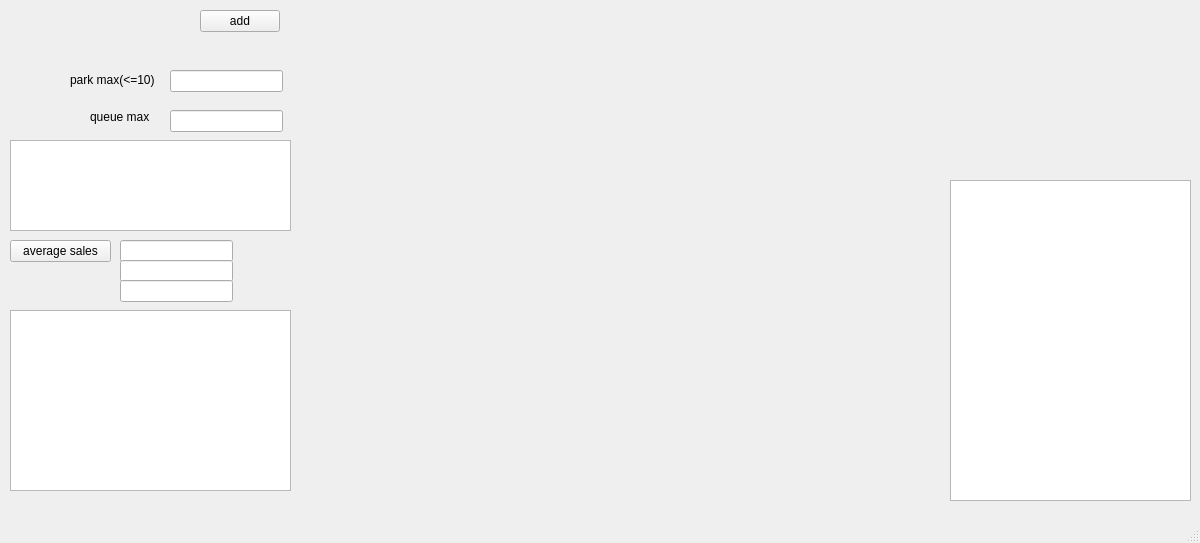
<?xml version="1.0" encoding="UTF-8"?>
<ui version="4.0">
 <class>MainWindow</class>
 <widget class="QMainWindow" name="MainWindow">
  <property name="geometry">
   <rect>
    <x>0</x>
    <y>0</y>
    <width>1200</width>
    <height>543</height>
   </rect>
  </property>
  <property name="windowTitle">
   <string>MainWindow</string>
  </property>
  <widget class="QWidget" name="centralwidget">
   <widget class="QLabel" name="label">
    <property name="geometry">
     <rect>
      <x>300</x>
      <y>-50</y>
      <width>881</width>
      <height>611</height>
     </rect>
    </property>
    <property name="text">
     <string>&lt;html&gt;&lt;head/&gt;&lt;body&gt;&lt;p&gt;&lt;img src=&quot;:/new/res/src.png&quot;/&gt;&lt;/p&gt;&lt;/body&gt;&lt;/html&gt;</string>
    </property>
   </widget>
   <widget class="QLabel" name="car1">
    <property name="enabled">
     <bool>true</bool>
    </property>
    <property name="geometry">
     <rect>
      <x>400</x>
      <y>270</y>
      <width>63</width>
      <height>131</height>
     </rect>
    </property>
    <property name="autoFillBackground">
     <bool>false</bool>
    </property>
    <property name="text">
     <string>&lt;html&gt;&lt;head/&gt;&lt;body&gt;&lt;p&gt;&lt;img src=&quot;:/new/res/car1.png&quot;/&gt;&lt;/p&gt;&lt;/body&gt;&lt;/html&gt;</string>
    </property>
   </widget>
   <widget class="QPushButton" name="pushButton">
    <property name="geometry">
     <rect>
      <x>200</x>
      <y>10</y>
      <width>80</width>
      <height>22</height>
     </rect>
    </property>
    <property name="text">
     <string>add</string>
    </property>
   </widget>
   <widget class="QTextEdit" name="pretext">
    <property name="geometry">
     <rect>
      <x>10</x>
      <y>310</y>
      <width>281</width>
      <height>181</height>
     </rect>
    </property>
   </widget>
   <widget class="QTextEdit" name="fintext">
    <property name="geometry">
     <rect>
      <x>950</x>
      <y>180</y>
      <width>241</width>
      <height>321</height>
     </rect>
    </property>
   </widget>
   <widget class="QLineEdit" name="lineEdit">
    <property name="geometry">
     <rect>
      <x>170</x>
      <y>70</y>
      <width>113</width>
      <height>22</height>
     </rect>
    </property>
   </widget>
   <widget class="QLineEdit" name="lineEdit_2">
    <property name="geometry">
     <rect>
      <x>170</x>
      <y>110</y>
      <width>113</width>
      <height>22</height>
     </rect>
    </property>
   </widget>
   <widget class="QLabel" name="label_2">
    <property name="geometry">
     <rect>
      <x>70</x>
      <y>70</y>
      <width>101</width>
      <height>20</height>
     </rect>
    </property>
    <property name="text">
     <string>park max(&lt;=10)</string>
    </property>
   </widget>
   <widget class="QLabel" name="label_3">
    <property name="geometry">
     <rect>
      <x>90</x>
      <y>110</y>
      <width>63</width>
      <height>14</height>
     </rect>
    </property>
    <property name="text">
     <string>queue max</string>
    </property>
   </widget>
   <widget class="QLabel" name="car1_2">
    <property name="enabled">
     <bool>true</bool>
    </property>
    <property name="geometry">
     <rect>
      <x>490</x>
      <y>270</y>
      <width>63</width>
      <height>131</height>
     </rect>
    </property>
    <property name="autoFillBackground">
     <bool>false</bool>
    </property>
    <property name="text">
     <string>&lt;html&gt;&lt;head/&gt;&lt;body&gt;&lt;p&gt;&lt;img src=&quot;:/new/res/car1.png&quot;/&gt;&lt;/p&gt;&lt;/body&gt;&lt;/html&gt;</string>
    </property>
   </widget>
   <widget class="QLabel" name="car1_3">
    <property name="enabled">
     <bool>true</bool>
    </property>
    <property name="geometry">
     <rect>
      <x>580</x>
      <y>270</y>
      <width>63</width>
      <height>131</height>
     </rect>
    </property>
    <property name="autoFillBackground">
     <bool>false</bool>
    </property>
    <property name="text">
     <string>&lt;html&gt;&lt;head/&gt;&lt;body&gt;&lt;p&gt;&lt;img src=&quot;:/new/res/car1.png&quot;/&gt;&lt;/p&gt;&lt;/body&gt;&lt;/html&gt;</string>
    </property>
   </widget>
   <widget class="QLabel" name="car1_4">
    <property name="enabled">
     <bool>true</bool>
    </property>
    <property name="geometry">
     <rect>
      <x>670</x>
      <y>270</y>
      <width>63</width>
      <height>131</height>
     </rect>
    </property>
    <property name="autoFillBackground">
     <bool>false</bool>
    </property>
    <property name="text">
     <string>&lt;html&gt;&lt;head/&gt;&lt;body&gt;&lt;p&gt;&lt;img src=&quot;:/new/res/car1.png&quot;/&gt;&lt;/p&gt;&lt;/body&gt;&lt;/html&gt;</string>
    </property>
   </widget>
   <widget class="QLabel" name="car1_5">
    <property name="enabled">
     <bool>true</bool>
    </property>
    <property name="geometry">
     <rect>
      <x>760</x>
      <y>270</y>
      <width>63</width>
      <height>131</height>
     </rect>
    </property>
    <property name="autoFillBackground">
     <bool>false</bool>
    </property>
    <property name="text">
     <string>&lt;html&gt;&lt;head/&gt;&lt;body&gt;&lt;p&gt;&lt;img src=&quot;:/new/res/car1.png&quot;/&gt;&lt;/p&gt;&lt;/body&gt;&lt;/html&gt;</string>
    </property>
   </widget>
   <widget class="QLabel" name="car1_6">
    <property name="enabled">
     <bool>true</bool>
    </property>
    <property name="geometry">
     <rect>
      <x>400</x>
      <y>10</y>
      <width>63</width>
      <height>131</height>
     </rect>
    </property>
    <property name="autoFillBackground">
     <bool>false</bool>
    </property>
    <property name="text">
     <string>&lt;html&gt;&lt;head/&gt;&lt;body&gt;&lt;p&gt;&lt;img src=&quot;:/new/res/car1.png&quot;/&gt;&lt;/p&gt;&lt;/body&gt;&lt;/html&gt;</string>
    </property>
   </widget>
   <widget class="QLabel" name="car1_7">
    <property name="enabled">
     <bool>true</bool>
    </property>
    <property name="geometry">
     <rect>
      <x>490</x>
      <y>10</y>
      <width>63</width>
      <height>131</height>
     </rect>
    </property>
    <property name="autoFillBackground">
     <bool>false</bool>
    </property>
    <property name="text">
     <string>&lt;html&gt;&lt;head/&gt;&lt;body&gt;&lt;p&gt;&lt;img src=&quot;:/new/res/car1.png&quot;/&gt;&lt;/p&gt;&lt;/body&gt;&lt;/html&gt;</string>
    </property>
   </widget>
   <widget class="QLabel" name="car1_8">
    <property name="enabled">
     <bool>true</bool>
    </property>
    <property name="geometry">
     <rect>
      <x>580</x>
      <y>10</y>
      <width>63</width>
      <height>131</height>
     </rect>
    </property>
    <property name="autoFillBackground">
     <bool>false</bool>
    </property>
    <property name="text">
     <string>&lt;html&gt;&lt;head/&gt;&lt;body&gt;&lt;p&gt;&lt;img src=&quot;:/new/res/car1.png&quot;/&gt;&lt;/p&gt;&lt;/body&gt;&lt;/html&gt;</string>
    </property>
   </widget>
   <widget class="QLabel" name="car1_9">
    <property name="enabled">
     <bool>true</bool>
    </property>
    <property name="geometry">
     <rect>
      <x>670</x>
      <y>10</y>
      <width>63</width>
      <height>131</height>
     </rect>
    </property>
    <property name="autoFillBackground">
     <bool>false</bool>
    </property>
    <property name="text">
     <string>&lt;html&gt;&lt;head/&gt;&lt;body&gt;&lt;p&gt;&lt;img src=&quot;:/new/res/car1.png&quot;/&gt;&lt;/p&gt;&lt;/body&gt;&lt;/html&gt;</string>
    </property>
   </widget>
   <widget class="QLabel" name="car1_10">
    <property name="enabled">
     <bool>true</bool>
    </property>
    <property name="geometry">
     <rect>
      <x>760</x>
      <y>10</y>
      <width>63</width>
      <height>131</height>
     </rect>
    </property>
    <property name="autoFillBackground">
     <bool>false</bool>
    </property>
    <property name="text">
     <string>&lt;html&gt;&lt;head/&gt;&lt;body&gt;&lt;p&gt;&lt;img src=&quot;:/new/res/car1.png&quot;/&gt;&lt;/p&gt;&lt;/body&gt;&lt;/html&gt;</string>
    </property>
   </widget>
   <widget class="QLabel" name="carr_2">
    <property name="geometry">
     <rect>
      <x>280</x>
      <y>190</y>
      <width>141</width>
      <height>71</height>
     </rect>
    </property>
    <property name="text">
     <string>&lt;html&gt;&lt;head/&gt;&lt;body&gt;&lt;p&gt;&lt;img src=&quot;:/carr2.png&quot;/&gt;&lt;/p&gt;&lt;/body&gt;&lt;/html&gt;</string>
    </property>
   </widget>
   <widget class="QLabel" name="carr_3">
    <property name="geometry">
     <rect>
      <x>320</x>
      <y>190</y>
      <width>141</width>
      <height>71</height>
     </rect>
    </property>
    <property name="text">
     <string>&lt;html&gt;&lt;head/&gt;&lt;body&gt;&lt;p&gt;&lt;img src=&quot;:/carr2.png&quot;/&gt;&lt;/p&gt;&lt;/body&gt;&lt;/html&gt;</string>
    </property>
   </widget>
   <widget class="QLabel" name="carr_4">
    <property name="geometry">
     <rect>
      <x>360</x>
      <y>190</y>
      <width>141</width>
      <height>71</height>
     </rect>
    </property>
    <property name="text">
     <string>&lt;html&gt;&lt;head/&gt;&lt;body&gt;&lt;p&gt;&lt;img src=&quot;:/carr2.png&quot;/&gt;&lt;/p&gt;&lt;/body&gt;&lt;/html&gt;</string>
    </property>
   </widget>
   <widget class="QLabel" name="carr_5">
    <property name="geometry">
     <rect>
      <x>400</x>
      <y>190</y>
      <width>141</width>
      <height>71</height>
     </rect>
    </property>
    <property name="text">
     <string>&lt;html&gt;&lt;head/&gt;&lt;body&gt;&lt;p&gt;&lt;img src=&quot;:/carr2.png&quot;/&gt;&lt;/p&gt;&lt;/body&gt;&lt;/html&gt;</string>
    </property>
   </widget>
   <widget class="QLabel" name="carr_6">
    <property name="geometry">
     <rect>
      <x>440</x>
      <y>190</y>
      <width>141</width>
      <height>71</height>
     </rect>
    </property>
    <property name="text">
     <string>&lt;html&gt;&lt;head/&gt;&lt;body&gt;&lt;p&gt;&lt;img src=&quot;:/carr2.png&quot;/&gt;&lt;/p&gt;&lt;/body&gt;&lt;/html&gt;</string>
    </property>
   </widget>
   <widget class="QLabel" name="carr_7">
    <property name="geometry">
     <rect>
      <x>480</x>
      <y>190</y>
      <width>141</width>
      <height>71</height>
     </rect>
    </property>
    <property name="text">
     <string>&lt;html&gt;&lt;head/&gt;&lt;body&gt;&lt;p&gt;&lt;img src=&quot;:/carr2.png&quot;/&gt;&lt;/p&gt;&lt;/body&gt;&lt;/html&gt;</string>
    </property>
   </widget>
   <widget class="QLabel" name="carr_8">
    <property name="geometry">
     <rect>
      <x>530</x>
      <y>190</y>
      <width>141</width>
      <height>71</height>
     </rect>
    </property>
    <property name="text">
     <string>&lt;html&gt;&lt;head/&gt;&lt;body&gt;&lt;p&gt;&lt;img src=&quot;:/carr2.png&quot;/&gt;&lt;/p&gt;&lt;/body&gt;&lt;/html&gt;</string>
    </property>
   </widget>
   <widget class="QLabel" name="carr_9">
    <property name="geometry">
     <rect>
      <x>580</x>
      <y>190</y>
      <width>141</width>
      <height>71</height>
     </rect>
    </property>
    <property name="text">
     <string>&lt;html&gt;&lt;head/&gt;&lt;body&gt;&lt;p&gt;&lt;img src=&quot;:/carr2.png&quot;/&gt;&lt;/p&gt;&lt;/body&gt;&lt;/html&gt;</string>
    </property>
   </widget>
   <widget class="QLabel" name="carr_10">
    <property name="geometry">
     <rect>
      <x>620</x>
      <y>190</y>
      <width>141</width>
      <height>71</height>
     </rect>
    </property>
    <property name="text">
     <string>&lt;html&gt;&lt;head/&gt;&lt;body&gt;&lt;p&gt;&lt;img src=&quot;:/carr2.png&quot;/&gt;&lt;/p&gt;&lt;/body&gt;&lt;/html&gt;</string>
    </property>
   </widget>
   <widget class="QLabel" name="carr_11">
    <property name="geometry">
     <rect>
      <x>660</x>
      <y>190</y>
      <width>141</width>
      <height>71</height>
     </rect>
    </property>
    <property name="text">
     <string>&lt;html&gt;&lt;head/&gt;&lt;body&gt;&lt;p&gt;&lt;img src=&quot;:/carr2.png&quot;/&gt;&lt;/p&gt;&lt;/body&gt;&lt;/html&gt;</string>
    </property>
   </widget>
   <widget class="QLabel" name="carr_12">
    <property name="geometry">
     <rect>
      <x>700</x>
      <y>190</y>
      <width>141</width>
      <height>71</height>
     </rect>
    </property>
    <property name="text">
     <string>&lt;html&gt;&lt;head/&gt;&lt;body&gt;&lt;p&gt;&lt;img src=&quot;:/carr2.png&quot;/&gt;&lt;/p&gt;&lt;/body&gt;&lt;/html&gt;</string>
    </property>
   </widget>
   <widget class="QLabel" name="carr_13">
    <property name="geometry">
     <rect>
      <x>740</x>
      <y>190</y>
      <width>141</width>
      <height>71</height>
     </rect>
    </property>
    <property name="text">
     <string>&lt;html&gt;&lt;head/&gt;&lt;body&gt;&lt;p&gt;&lt;img src=&quot;:/carr2.png&quot;/&gt;&lt;/p&gt;&lt;/body&gt;&lt;/html&gt;</string>
    </property>
   </widget>
   <widget class="QLabel" name="car1_11">
    <property name="enabled">
     <bool>true</bool>
    </property>
    <property name="geometry">
     <rect>
      <x>830</x>
      <y>250</y>
      <width>63</width>
      <height>131</height>
     </rect>
    </property>
    <property name="autoFillBackground">
     <bool>false</bool>
    </property>
    <property name="text">
     <string>&lt;html&gt;&lt;head/&gt;&lt;body&gt;&lt;p&gt;&lt;img src=&quot;:/new/res/car1.png&quot;/&gt;&lt;/p&gt;&lt;/body&gt;&lt;/html&gt;</string>
    </property>
   </widget>
   <widget class="QLabel" name="car1_12">
    <property name="enabled">
     <bool>true</bool>
    </property>
    <property name="geometry">
     <rect>
      <x>830</x>
      <y>380</y>
      <width>63</width>
      <height>131</height>
     </rect>
    </property>
    <property name="autoFillBackground">
     <bool>false</bool>
    </property>
    <property name="text">
     <string>&lt;html&gt;&lt;head/&gt;&lt;body&gt;&lt;p&gt;&lt;img src=&quot;:/new/res/car1.png&quot;/&gt;&lt;/p&gt;&lt;/body&gt;&lt;/html&gt;</string>
    </property>
   </widget>
   <widget class="QLabel" name="car1_13">
    <property name="enabled">
     <bool>true</bool>
    </property>
    <property name="geometry">
     <rect>
      <x>400</x>
      <y>230</y>
      <width>63</width>
      <height>131</height>
     </rect>
    </property>
    <property name="autoFillBackground">
     <bool>false</bool>
    </property>
    <property name="text">
     <string>&lt;html&gt;&lt;head/&gt;&lt;body&gt;&lt;p&gt;&lt;img src=&quot;:/new/res/car1.png&quot;/&gt;&lt;/p&gt;&lt;/body&gt;&lt;/html&gt;</string>
    </property>
   </widget>
   <widget class="QLabel" name="car1_14">
    <property name="enabled">
     <bool>true</bool>
    </property>
    <property name="geometry">
     <rect>
      <x>490</x>
      <y>240</y>
      <width>63</width>
      <height>131</height>
     </rect>
    </property>
    <property name="autoFillBackground">
     <bool>false</bool>
    </property>
    <property name="text">
     <string>&lt;html&gt;&lt;head/&gt;&lt;body&gt;&lt;p&gt;&lt;img src=&quot;:/new/res/car1.png&quot;/&gt;&lt;/p&gt;&lt;/body&gt;&lt;/html&gt;</string>
    </property>
   </widget>
   <widget class="QLabel" name="car1_15">
    <property name="enabled">
     <bool>true</bool>
    </property>
    <property name="geometry">
     <rect>
      <x>580</x>
      <y>240</y>
      <width>63</width>
      <height>131</height>
     </rect>
    </property>
    <property name="autoFillBackground">
     <bool>false</bool>
    </property>
    <property name="text">
     <string>&lt;html&gt;&lt;head/&gt;&lt;body&gt;&lt;p&gt;&lt;img src=&quot;:/new/res/car1.png&quot;/&gt;&lt;/p&gt;&lt;/body&gt;&lt;/html&gt;</string>
    </property>
   </widget>
   <widget class="QLabel" name="car1_16">
    <property name="enabled">
     <bool>true</bool>
    </property>
    <property name="geometry">
     <rect>
      <x>670</x>
      <y>230</y>
      <width>63</width>
      <height>131</height>
     </rect>
    </property>
    <property name="autoFillBackground">
     <bool>false</bool>
    </property>
    <property name="text">
     <string>&lt;html&gt;&lt;head/&gt;&lt;body&gt;&lt;p&gt;&lt;img src=&quot;:/new/res/car1.png&quot;/&gt;&lt;/p&gt;&lt;/body&gt;&lt;/html&gt;</string>
    </property>
   </widget>
   <widget class="QLabel" name="car1_17">
    <property name="enabled">
     <bool>true</bool>
    </property>
    <property name="geometry">
     <rect>
      <x>760</x>
      <y>230</y>
      <width>63</width>
      <height>131</height>
     </rect>
    </property>
    <property name="autoFillBackground">
     <bool>false</bool>
    </property>
    <property name="text">
     <string>&lt;html&gt;&lt;head/&gt;&lt;body&gt;&lt;p&gt;&lt;img src=&quot;:/new/res/car1.png&quot;/&gt;&lt;/p&gt;&lt;/body&gt;&lt;/html&gt;</string>
    </property>
   </widget>
   <widget class="QLabel" name="car1_18">
    <property name="enabled">
     <bool>true</bool>
    </property>
    <property name="geometry">
     <rect>
      <x>400</x>
      <y>70</y>
      <width>63</width>
      <height>131</height>
     </rect>
    </property>
    <property name="autoFillBackground">
     <bool>false</bool>
    </property>
    <property name="text">
     <string>&lt;html&gt;&lt;head/&gt;&lt;body&gt;&lt;p&gt;&lt;img src=&quot;:/new/res/car1.png&quot;/&gt;&lt;/p&gt;&lt;/body&gt;&lt;/html&gt;</string>
    </property>
   </widget>
   <widget class="QLabel" name="car1_19">
    <property name="enabled">
     <bool>true</bool>
    </property>
    <property name="geometry">
     <rect>
      <x>490</x>
      <y>60</y>
      <width>63</width>
      <height>131</height>
     </rect>
    </property>
    <property name="autoFillBackground">
     <bool>false</bool>
    </property>
    <property name="text">
     <string>&lt;html&gt;&lt;head/&gt;&lt;body&gt;&lt;p&gt;&lt;img src=&quot;:/new/res/car1.png&quot;/&gt;&lt;/p&gt;&lt;/body&gt;&lt;/html&gt;</string>
    </property>
   </widget>
   <widget class="QLabel" name="car1_20">
    <property name="enabled">
     <bool>true</bool>
    </property>
    <property name="geometry">
     <rect>
      <x>580</x>
      <y>60</y>
      <width>63</width>
      <height>131</height>
     </rect>
    </property>
    <property name="autoFillBackground">
     <bool>false</bool>
    </property>
    <property name="text">
     <string>&lt;html&gt;&lt;head/&gt;&lt;body&gt;&lt;p&gt;&lt;img src=&quot;:/new/res/car1.png&quot;/&gt;&lt;/p&gt;&lt;/body&gt;&lt;/html&gt;</string>
    </property>
   </widget>
   <widget class="QLabel" name="car1_21">
    <property name="enabled">
     <bool>true</bool>
    </property>
    <property name="geometry">
     <rect>
      <x>670</x>
      <y>60</y>
      <width>63</width>
      <height>131</height>
     </rect>
    </property>
    <property name="autoFillBackground">
     <bool>false</bool>
    </property>
    <property name="text">
     <string>&lt;html&gt;&lt;head/&gt;&lt;body&gt;&lt;p&gt;&lt;img src=&quot;:/new/res/car1.png&quot;/&gt;&lt;/p&gt;&lt;/body&gt;&lt;/html&gt;</string>
    </property>
   </widget>
   <widget class="QLabel" name="car1_22">
    <property name="enabled">
     <bool>true</bool>
    </property>
    <property name="geometry">
     <rect>
      <x>760</x>
      <y>60</y>
      <width>63</width>
      <height>131</height>
     </rect>
    </property>
    <property name="autoFillBackground">
     <bool>false</bool>
    </property>
    <property name="text">
     <string>&lt;html&gt;&lt;head/&gt;&lt;body&gt;&lt;p&gt;&lt;img src=&quot;:/new/res/car1.png&quot;/&gt;&lt;/p&gt;&lt;/body&gt;&lt;/html&gt;</string>
    </property>
   </widget>
   <widget class="QLineEdit" name="sales">
    <property name="geometry">
     <rect>
      <x>120</x>
      <y>240</y>
      <width>113</width>
      <height>22</height>
     </rect>
    </property>
   </widget>
   <widget class="QPushButton" name="pushButton_2">
    <property name="geometry">
     <rect>
      <x>10</x>
      <y>240</y>
      <width>101</width>
      <height>22</height>
     </rect>
    </property>
    <property name="text">
     <string>average sales</string>
    </property>
   </widget>
   <widget class="QLineEdit" name="pp">
    <property name="geometry">
     <rect>
      <x>120</x>
      <y>260</y>
      <width>113</width>
      <height>22</height>
     </rect>
    </property>
   </widget>
   <widget class="QLineEdit" name="qq">
    <property name="geometry">
     <rect>
      <x>120</x>
      <y>280</y>
      <width>113</width>
      <height>22</height>
     </rect>
    </property>
   </widget>
   <widget class="QTextEdit" name="inpk">
    <property name="geometry">
     <rect>
      <x>10</x>
      <y>140</y>
      <width>281</width>
      <height>91</height>
     </rect>
    </property>
   </widget>
  </widget>
  <widget class="QMenuBar" name="menubar">
   <property name="geometry">
    <rect>
     <x>0</x>
     <y>0</y>
     <width>1200</width>
     <height>23</height>
    </rect>
   </property>
  </widget>
  <widget class="QStatusBar" name="statusbar"/>
 </widget>
 <resources/>
 <connections/>
</ui>
